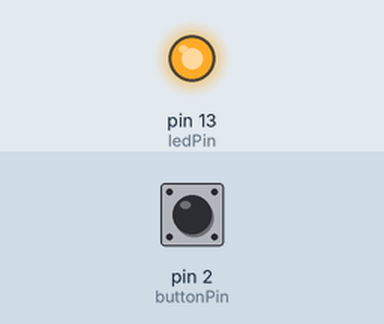
Bench run of a sketch on a simulated Arduino Leonardo, built with avr-gcc and run on an emulated ATmega32U4. Parts: output pins drawn as LEDs (lit = HIGH). The inputs (shaded band) are chosen by the test bench; at power-on: pin 2 (buttonPin) LOW. USB keyboard and mouse output is not drawn.

Above: at 1.2 s.
1.3 s: pin 2 (buttonPin) pulled HIGH for 0.15 s
At 1.42 s:
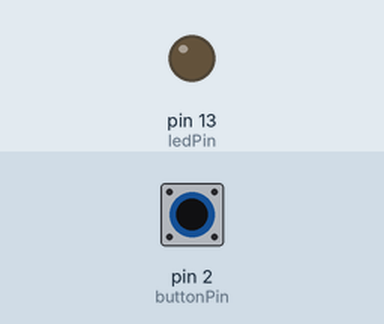
2.9 s: pin 2 (buttonPin) pulled HIGH for 3.2 s
At 6.9 s:
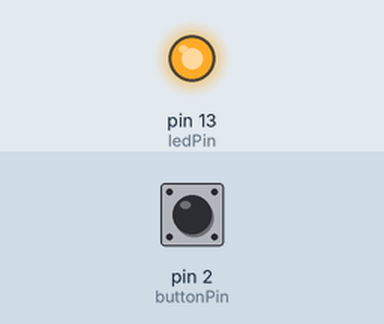
Timing chart, 0 to 8.4 s (numbered marks = the images above; inputs shaded):
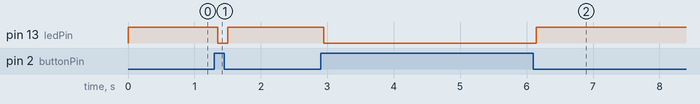

Measured:
- after the input at 1.3 s, pin 13 (ledPin): HIGH → LOW after 0.05 s, → HIGH 0.15 s later
- after the input at 2.9 s, pin 13 (ledPin): HIGH → LOW after 0.05 s, → HIGH 3.2 s later

The sketch:

EasyButtonLaunch.ino
```cpp
// (licence header left out)
#include <HID-Project.h>
#include <HID-Settings.h>

//#define DEBUG 1

const int buttonPin = 2;      // the number of the pushbutton pin
const int ledPin = 13;        // the number of the LED pin

int ledState = HIGH;          // the current state of the output pin
int buttonState;              // the current reading from the input pin
int lastButtonState = LOW;    // the previous reading from the input pin
long lastDebounceTime = 0;    // the last time the output pin was toggled
long debounceDelay = 50;      // the debounce time; increase if the output flickers


void setup() {
  pinMode(buttonPin, INPUT);
  pinMode(ledPin, OUTPUT);

   // set initial LED state
  digitalWrite(ledPin, ledState);


  #ifdef DEBUG
  Serial.begin(9600);
  #endif
  Gamepad.begin();
}

void loop() {
  int reading = digitalRead(buttonPin);

  if (reading != lastButtonState) {
    // reset the debouncing timer
    lastDebounceTime = millis();
  }

  if ((millis() - lastDebounceTime) > debounceDelay) {
    // whatever the reading is at, it's been there for longer
    // than the debounce delay, so take it as the actual current state:

    // if the button state has changed:
    if (reading != buttonState) {
      buttonState = reading;

      // only toggle the LED if the new button state is HIGH
      if (buttonState != HIGH) {
        ledState = HIGH;
        Gamepad.press(1);
      } else {
        ledState = !HIGH;
        Gamepad.releaseAll();
      }
      Gamepad.write();
    }
  }

  // set the LED:
  digitalWrite(ledPin, ledState);

  lastButtonState = reading;


}
```
